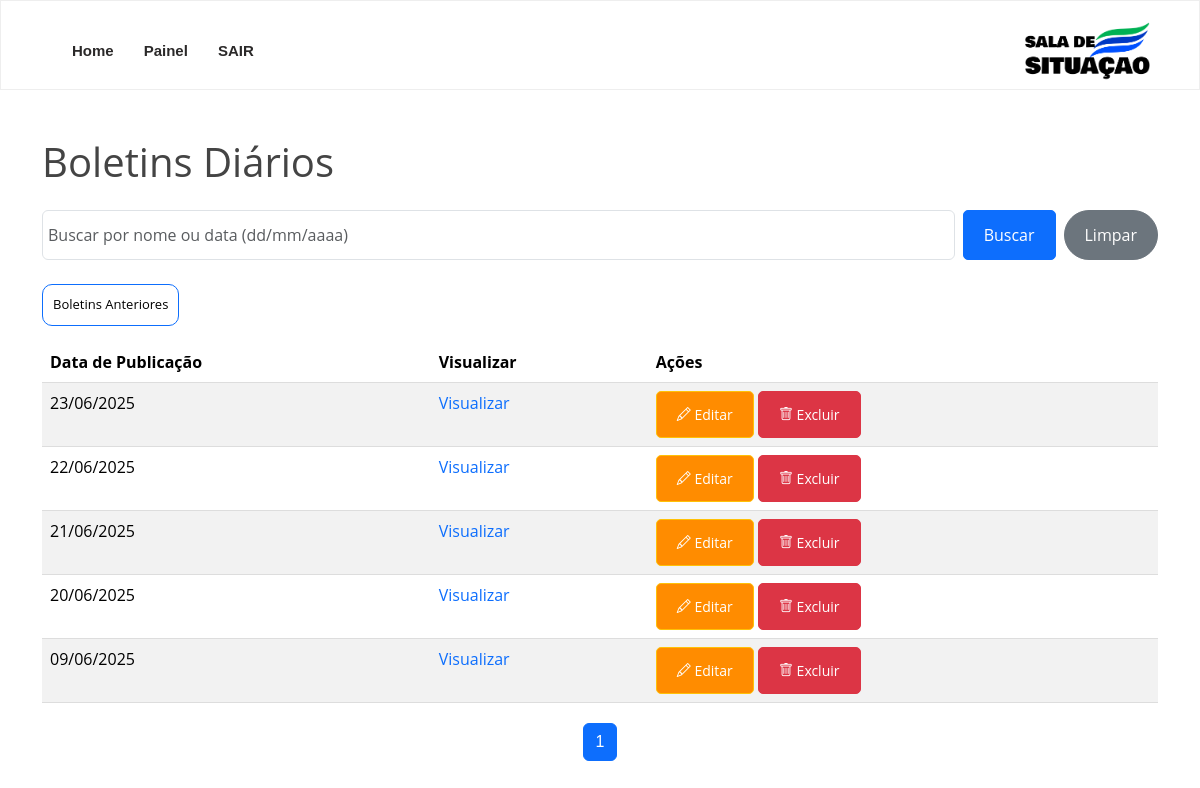
The page /admin/listagemBD.php (signed in) on the database as committed earlier.
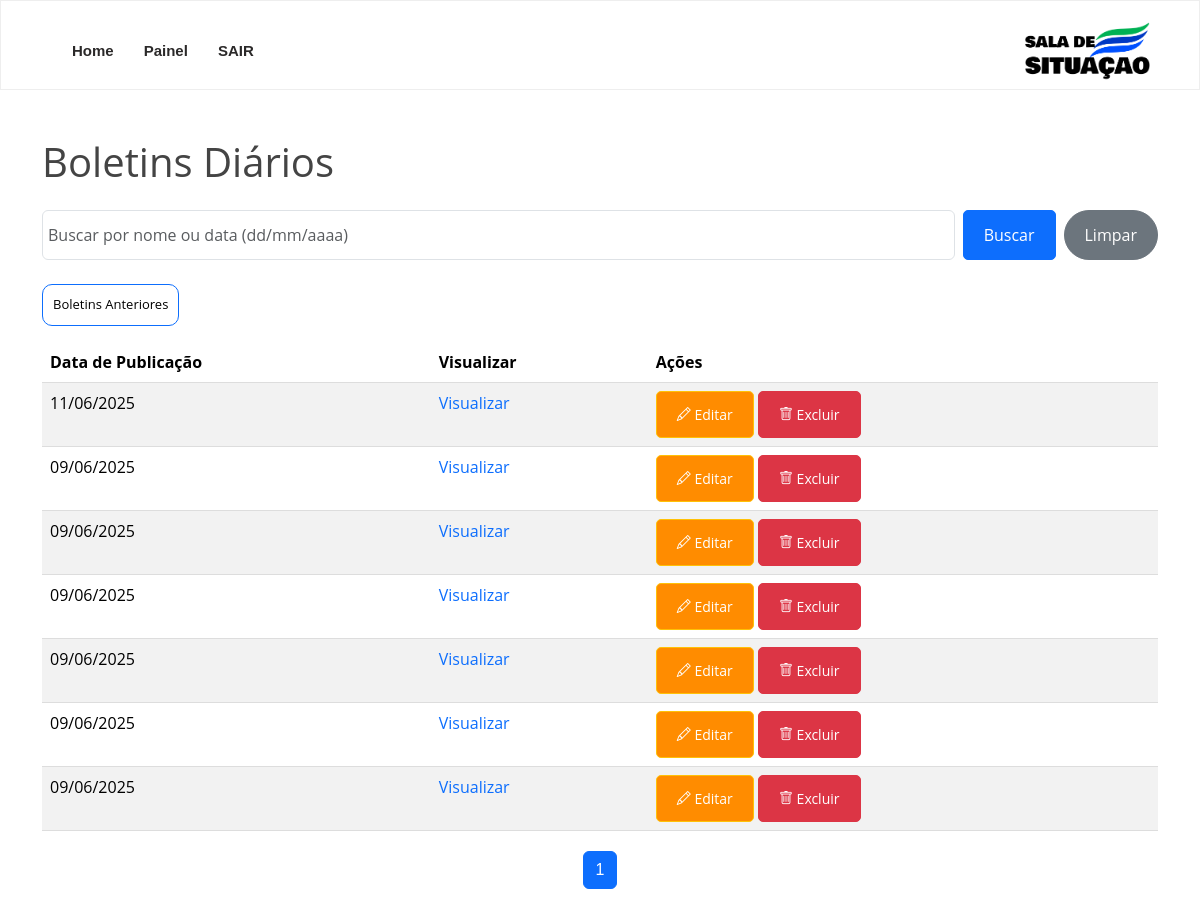
The same page on the database as committed later.
### tables this page shows
CREATE TABLE `boletins` (
  `id` int(11) NOT NULL,
  `nome` varchar(255) NOT NULL,
  `arquivo` varchar(255) NOT NULL,
  `data_upload` timestamp NOT NULL DEFAULT current_timestamp()
);

### admin/listagemBD.php (the view, shortened to what this page needs)
<?php include "../conexao.php"; ?>
<?php
$por_pagina = 15;
$pagina = isset($_GET['pagina']) ? (int)$_GET['pagina'] : 1;
$inicio = ($pagina - 1) * $por_pagina;
$busca = isset($_GET['busca']) ? trim($conn->real_escape_string($_GET['busca'])) : '';
$where = '';
$total_query = $conn->query("SELECT COUNT(*) as total FROM boletins $where");
$total_result = $total_query->fetch_assoc();
$total = $total_result['total'];
$total_paginas = ceil($total / $por_pagina);
$sql = "SELECT * FROM boletins $where ORDER BY data_upload DESC LIMIT $inicio, $por_pagina";
$result = $conn->query($sql);
?>
<!DOCTYPE html>
<html lang="pt-br">
<head>
  <link rel="stylesheet" href="https://cdnjs.cloudflare.com/ajax/libs/bootstrap/5.3.3/css/bootstrap.min.css">
    <link rel="stylesheet" href="https://cdnjs.cloudflare.com/ajax/libs/font-awesome/6.5.2/css/all.min.css"crossorigin="anonymous" />
  <link rel="stylesheet" href="https://cdnjs.cloudflare.com/ajax/libs/aos/2.3.4/aos.css" />
  <link rel="stylesheet" href="https://cdnjs.cloudflare.com/ajax/libs/bootstrap/5.3.3/css/bootstrap.min.css" />
  <link rel="stylesheet" href="https://cdnjs.cloudflare.com/ajax/libs/bootstrap-icons/1.11.3/font/bootstrap-icons.min.css" />
  <link rel="stylesheet" href="https://cdnjs.cloudflare.com/ajax/libs/boxicons/2.1.4/css/boxicons.min.css" />
  <link rel="stylesheet" href="https://cdnjs.cloudflare.com/ajax/libs/boxicons/2.1.4/css/animations.min.css" />
  <link rel="stylesheet" href="https://cdnjs.cloudflare.com/ajax/libs/glightbox/3.3.0/css/glightbox.min.css" />
  <link rel="stylesheet" href="https://cdnjs.cloudflare.com/ajax/libs/Swiper/11.0.5/swiper-bundle.css" />
  <link rel="stylesheet" href="https://unpkg.com/leaflet/dist/leaflet.css" />
  <link rel="stylesheet" href="https://cdnjs.cloudflare.com/ajax/libs/Chart.js/3.7.0/chart.min.css">
 <link href="../assets/css/style.css" rel="stylesheet">
</head>
<body>
  <header id="header" class="header  sticky-top">
    <div class="container d-flex align-items-center justify-content-between">
        <div class="logo"><img src="../img/logosssp.png"></div>
             <nav id="navbar" class="navbar ">
                <ul>
                    <li><a href="../index.php">Home</a></li>
                    <li><a href="painel.php">Painel</a></li>
                    <li><a href="logout.php">SAIR</a></li>
                </ul>
            </nav>
    </div>
  </header>
<div class="container py-5">
<h1 class="mb-4">Boletins Diários</h1>
<form method="GET" class="mb-4 d-flex">
    <input type="text" name="busca" class="form-control me-2" placeholder="Buscar por nome ou data (dd/mm/aaaa)" value="<?= htmlspecialchars($busca) ?>">
    <button type="submit" class="btn btn-primary">Buscar</button>
    <a href="listagemBD.php" class="btn btn-secondary ms-2">Limpar</a>
</form>
<a href="https://drive.google.com/drive/folders/0B4yicqLa_Dj8YTE5ZDUyNTItMjkzYS00ZGJlLTg2M2ItZTI0ZjRjODQ3ZDNk?resourcekey=0-n6Kjkz-jNDVJdgI1dJ1A1A" class="btn btn-outline-primary mb-3" target="_blank">
    Boletins Anteriores
</a>
        <table class="table table-striped table-hover">
    <thead>
        <tr>
            <th>Data de Publicação</th>
            <th>Visualizar</th>
            <th>Ações</th>
        </tr>
    </thead>
    <tbody>
        <?php if ($result->num_rows > 0): ?>
            <?php while ($row = $result->fetch_assoc()): ?>
            <tr>
                <td><?= date('d/m/Y', strtotime($row['data_upload'])) ?></td>
                <td><a href="../uploads/<?= $row['arquivo'] ?>" target="_blank">Visualizar</a></td>
                <td>
                    <a href="editarBD.php?id=<?= $row['id'] ?>" class="btn btn-sm btn-warning"><i class="bi bi-pencil"></i> Editar</a>
                    <a href="excluirBD.php?id=<?= $row['id'] ?>" class="btn btn-sm btn-danger" onclick="return confirm('Deseja excluir?');"><i class="bi bi-trash"></i> Excluir</a>
                </td>
            </tr>
            <?php endwhile; ?>
        <?php else: ?>
            <tr>
                <td colspan="3">Nenhum boletim encontrado.</td>
            </tr>
        <?php endif; ?>
    </tbody>
</table>
<nav>
    <ul class="pagination">
        <?php for ($i = 1; $i <= $total_paginas; $i++): ?>
        <li class="page-item <?= ($i == $pagina) ? 'active' : '' ?>">
            <a class="page-link" href="?pagina=<?= $i ?>&busca=<?= urlencode($busca) ?>"><?= $i ?></a>
        </li>
        <?php endfor; ?>
    </ul>
</nav>
      </div>
</body>
</html>

### assets/css/style.css (style rules this page uses)
:root { --default-font: "Roboto", system-ui, -apple-system, "Segoe UI", Roboto, "Helvetica Neue", Arial, "Noto Sans", "Liberation Sans", sans-serif, "Apple Color Emoji", "Segoe UI Emoji", "Segoe UI Symbol", "Noto Color Emoji"; --heading-font: "Poppins", sans-serif; --nav-font: "Poppins", sans-serif; }
:root { --background-color: #ffffff; --default-color: #212529; --heading-color: #001973; --accent-color: #0d42ff; --surface-color: #ffffff; --contrast-color: #ffffff; }
:root { --nav-color: rgba(255, 255, 255, 0.6); --nav-hover-color: #ffffff; --nav-mobile-background-color: #ffffff; --nav-dropdown-background-color: #ffffff; --nav-dropdown-color: #212529; --nav-dropdown-hover-color: #0d42ff; }
body { font-family: "Open Sans", sans-serif; color: #444444; background:#FFFFFF; }
.navbar { padding: 0; }
.navbar ul { margin: 0; padding: 0; display: flex; list-style: none; align-items: center; }
.navbar li { position: relative; }
.navbar a, .navbar a:focus { display: flex; align-items: center; justify-content: space-between; padding: 10px 0 10px 30px; font-family: "Raleway", sans-serif; font-size: 15px; font-weight: 600; color: #2b2929; white-space: nowrap; transition: 0.3s; text-decoration: none; }
#header { height: 90px; z-index: 997; transition: all 0.5s ease-in-out; background: #FFFFFF; border: solid 1px #eeeeee; }
.header { --heading-color: #ffffff; color: var(--default-color); padding: 20px 0; transition: all 0.5s; z-index: 997; background-color: transparent; }
.header .logo { line-height: 1; }
.header .logo img { max-height: 60px; margin-right: 8px; }
@media (max-width: 1200px) { .header .logo { order: 1; } }
a { text-decoration: none; }
.navbar { border-radius: 0px; }
table { border-collapse: collapse; width: 100%; }
th, td { padding: 8px; text-align: left; border-bottom: 1px solid #ddd; }
thead { background: #0D47A1; color: #FFF; }
th, td { padding: 8px; border-bottom: 1px solid #ddd; text-align: left; }
ul li { list-style: none; }
img { border-radius: 5px;; }
.btn { display: inline-block; padding: 12px 20px; color: #fff; text-decoration: none; border-radius: 8px; transition: 0.3s; border-radius: 50px; }
.btn.btn-warning { display: inline-block; background-color: darkorange; color: #fff; text-decoration: none; transition: 0.3s; border-radius: 5px; }
.btn.btn-danger { display: inline-block; background-color:#DC3545; color: #fff; text-decoration: none; border-radius: 5px; transition: 0.3s; }
.btn.btn-primary { display: inline-block; color: #fff; text-decoration: none; border-radius: 5px; transition: 0.3s; }
.btn.btn-outline-primary { display: inline-block; color: #000; text-decoration: none; border-radius: 10px; transition: 0.3s; font-size:small; padding: 10px; }
.pagination { display: flex; justify-content: center; align-items: center; gap: 8px; margin-top: 20px; font-family: Arial, sans-serif; }
input[type="text"], input[type="password"], input[type="file"] { width: 100%; padding: 5px; }

Rows that differ between the two databases and show on the page:
removed boletins: data_upload "23/06/2025"
changed boletins (number 1 of 7 on the later page): data_upload "21/06/2025" → "11/06/2025"; moves up the list
changed boletins (number 2 of 7 on the later page): data_upload "22/06/2025" → "09/06/2025"
changed boletins (number 3 of 7 on the later page): data_upload "20/06/2025" → "09/06/2025"
added boletins: data_upload "09/06/2025"
added boletins: data_upload "09/06/2025"
added boletins: data_upload "09/06/2025"
